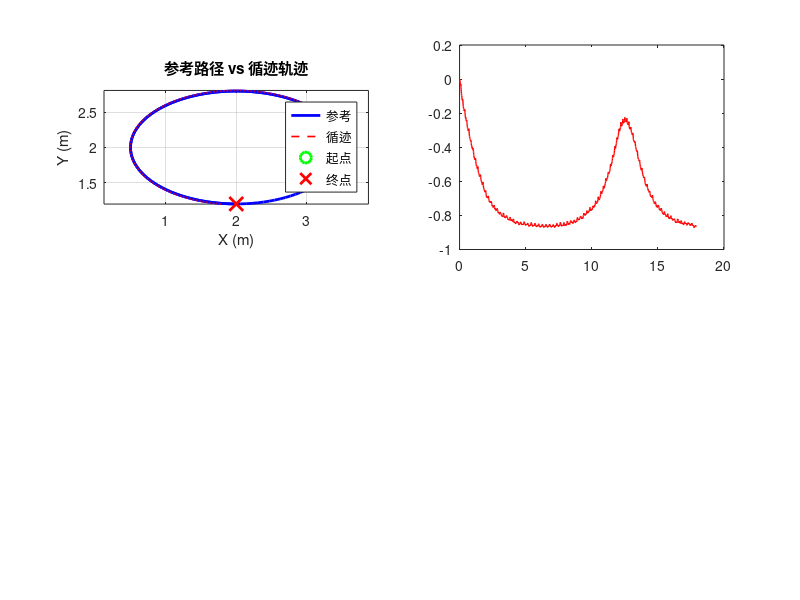

Here is the MATLAB script that generated this plot: (Note: this script raises an error after producing the figure.)
function line_following_pid(ref_path)
%LINE_FOLLOWING_PID  红外传感器 PID 循迹仿真
%   模拟 5 路 TCRT5000 红外传感器检测黑线, PID 差速纠偏
%   输入: ref_path [x, y, theta] 参考路径 (来自 Hybrid A*)

if nargin < 1                                           % 无输入时使用默认椭圆形路径
    t = linspace(0, 3.5*pi, 200);                       % 参数 t: 0~3.5π, 200 点
    ref_path = [2 + 1.5*cos(t)', 2 + 0.8*sin(t)', ...
                atan2(0.8*cos(t), -1.5*sin(t))'];       % [x, y, theta] 椭圆路径
end

%% ==================== 1. 参数设置 ====================
r_wheel = 0.09;                 % 车轮半径 [m]
L_base  = 0.52;                 % 轮距 [m]
v_nom   = 0.3;                  % 标称行驶速度 [m/s]

n_sensors  = 5;                 % 红外传感器数量
sensor_spacing = 0.04;          % 传感器间距 [m]
sensor_offsets = (-2:2) * sensor_spacing;  % 各传感器横向偏移: [-0.08, -0.04, 0, 0.04, 0.08] m
line_width = 0.03;              % 黑线检测宽度 [m]

Kp = 3.0;                       % 循迹 PID 比例增益
Ki = 0.08;                      % 循迹 PID 积分增益
Kd = 1.0;                       % 循迹 PID 微分增益

dt       = 0.01;                % 仿真步长 [s]
max_time = 80;                  % 最大仿真时长 [s]

%% ==================== 2. 路径预处理 ====================
ref_x = ref_path(:, 1);         % 参考路径 x 坐标序列
ref_y = ref_path(:, 2);         % 参考路径 y 坐标序列
n_ref = size(ref_path, 1);      % 参考路径点数
path_len = sum(hypot(diff(ref_x), diff(ref_y)));  % 路径总长度 [m]

fprintf('\n========== PID 循迹仿真 ==========\n');
fprintf('参考路径: %d 点, %.2f m\n', n_ref, path_len);

%% ==================== 3. 仿真主循环 ====================
n_steps = ceil(max_time / dt);  % 最大仿真步数
log = zeros(n_steps, 7);        % 日志: [t, x, y, theta, v, omega, lat_err]

x = ref_x(1);                   % 初始 x [m]
y = ref_y(1);                   % 初始 y [m]
theta = ref_path(1, 3);         % 初始航向角 [rad]
e_int = 0;                      % 积分项初值
e_prev = 0;                     % 上一时刻偏移量

for k = 1:n_steps
    t_now = (k-1) * dt;         % 当前仿真时间 [s]

    % --- 3.1 传感器检测 (阵列位于车体前方 80mm) ---
    fwd = 0.08;                 % 传感器阵列前向安装距离 [m]
    % 各传感器在全局坐标系中的位置: 车体中心前移 + 横向偏移
    sx = x + fwd*cos(theta) + sensor_offsets * cos(theta + pi/2);
    sy = y + fwd*sin(theta) + sensor_offsets * sin(theta + pi/2);

    % 逐传感器判断是否检测到黑线 (距参考路径小于线宽)
    sensor_state = zeros(1, n_sensors);
    for s = 1:n_sensors
        d = point_to_path(sx(s), sy(s), ref_x, ref_y);  % 传感器到参考路径的最短距离
        if d < line_width
            sensor_state(s) = 1;    % 1 表示检测到黑线
        end
    end

    % --- 3.2 偏移量计算 ---
    % 传感器权重: 左侧负, 中间零, 右侧正
    weights = -4:2:4;
    active = find(sensor_state == 1);    % 检测到黑线的传感器编号

    if ~isempty(active)
        offset = mean(weights(active));  % 加权平均偏移量
    else
        offset = e_prev * 1.5;           % 丢线时外推, 加大纠偏力矩使车体回到可检测区域
    end

    % 实际横向误差 (评估用, 计算到参考路径最近点的法向距离)
    [~, min_i] = min((ref_x - x).^2 + (ref_y - y).^2);  % 找参考路径最近点索引
    tang = ref_path(min_i, 3);           % 该点的切线方向
    lat_err = -(x - ref_x(min_i))*sin(tang) + (y - ref_y(min_i))*cos(tang);  % 横向误差 [m]

    % --- 3.3 PID 控制 ---
    e_int = e_int + offset * dt;         % 积分累加
    e_int = max(-2, min(2, e_int));      % 积分抗饱和: 限幅 ±2
    e_der = (offset - e_prev) / dt;      % 微分项
    e_prev = offset;                     % 更新上一拍偏移量

    omega = Kp * offset + Ki * e_int + Kd * e_der;  % PID 输出角速度 [rad/s]
    omega = max(-1.5, min(1.5, omega));  % 角速度限幅 ±1.5 rad/s

    % --- 3.4 差速运动学更新 ---
    x     = x + v_nom * cos(theta) * dt; % x 方向位置更新
    y     = y + v_nom * sin(theta) * dt; % y 方向位置更新
    theta = theta + omega * dt;          % 航向角更新
    theta = atan2(sin(theta), cos(theta));  % 航向角归一化到 [-π, π]

    log(k, :) = [t_now, x, y, theta, v_nom, omega, lat_err];  % 记录当前步数据

    % --- 3.5 到达终点判断 ---
    if hypot(x - ref_x(end), y - ref_y(end)) < 0.2  % 距终点小于 0.2m
        fprintf('到达终点! t = %.1f s\n', t_now);
        log = log(1:k, :);              % 截断日志
        break;
    end
end

%% ==================== 4. 性能指标计算 ====================
rms_err  = sqrt(mean(log(:,7).^2));     % 横向误差 RMS [m]
max_err  = max(abs(log(:,7)));          % 最大横向误差 [m]
final_t  = log(end, 1);                 % 仿真实际耗时 [s]

fprintf('RMS 横向误差:  %.4f m (%.1f cm)\n', rms_err, rms_err*100);
fprintf('最大横向误差:  %.4f m (%.1f cm)\n', max_err, max_err*100);
fprintf('仿真时长:      %.1f s\n', final_t);

%% ==================== 5. 结果可视化 ====================
figure('Color', 'w', 'Position', [50, 80, 1200, 500]);  % 创建图形窗口

subplot(2, 2, 1);                       % 子图1: XY 轨迹对比
plot(ref_x, ref_y, 'b-', 'LineWidth', 2); hold on;  % 参考路径 (蓝色实线)
plot(log(:,2), log(:,3), 'r--', 'LineWidth', 1.2);  % 实际轨迹 (红色虚线)
plot(ref_x(1), ref_y(1), 'go', 'MarkerSize', 10, 'LineWidth', 2);  % 起点 (绿色圆点)
plot(ref_x(end), ref_y(end), 'rx', 'MarkerSize', 10, 'LineWidth', 2);  % 终点 (红色叉号)
grid on; axis equal;                    % 网格 + 等比例坐标
xlabel('X (m)'); ylabel('Y (m)');
title('参考路径 vs 循迹轨迹');
legend('参考', '循迹', '起点', '终点', 'Location', 'best');

subplot(2, 2, 2);                       % 子图2: 横向误差曲线
plot(log(:,1), log(:,7)*100, 'r-', 'LineWidth', 1); hold on;  % 误差曲线 [cm]
yline( rms_err*100, 'b--', sprintf('RMS=%.1fcm', rms_err*100));  % RMS 线
yline(-rms_err*100, 'b--');             % -RMS 线
yline( line_width*100, 'g:');           % 线宽上界
yline(-line_width*100, 'g:');           % 线宽下界
grid on; xlabel('时间 (s)'); ylabel('误差 (cm)');
title('循迹横向误差');

subplot(2, 2, 3);                       % 子图3: 纠偏角速度
plot(log(:,1), log(:,6), 'r-', 'LineWidth', 1);  % 角速度指令曲线
grid on; xlabel('时间 (s)'); ylabel('\omega (rad/s)');
title('纠偏角速度');

subplot(2, 2, 4);                       % 子图4: 传感器布局示意图
hold on; grid on; axis equal;
rectangle('Position', [-0.10,-0.06,0.20,0.12], 'Curvature', 0.2, ...
          'EdgeColor', 'b', 'LineWidth', 2);  % 车体外轮廓
for s = 1:n_sensors
    plot(sensor_offsets(s), 0.06, 'rs', 'MarkerSize', 12, 'MarkerFaceColor', 'r');  % 传感器位置
end
plot([-0.08, 0.08], [0.06, 0.06], 'k-', 'LineWidth', 3);  % 黑线 (粗黑实线)
xlabel('横向 (m)'); ylabel('纵向 (m)');
title('5路红外传感器布局');

saveas(gcf, 'line_following_result.png');  % 保存综合结果图
fprintf('已保存: line_following_result.png\n');

% 单独保存传感器布局图 (论文插图用)
fig2 = figure('Color', 'w', 'Position', [200, 200, 350, 280]);
hold on; grid on; axis equal;
rectangle('Position', [-0.10,-0.06,0.20,0.12], 'Curvature', 0.2, ...
          'EdgeColor', 'b', 'LineWidth', 2);  % 车体外轮廓
for s = 1:n_sensors
    plot(sensor_offsets(s), 0.06, 'rs', 'MarkerSize', 12, 'MarkerFaceColor', 'r');  % 传感器位置
end
plot([-0.08, 0.08], [0.06, 0.06], 'k-', 'LineWidth', 3);  % 黑线
xlabel('横向 (m)'); ylabel('纵向 (m)');
title('5路红外传感器布局');
saveas(fig2, 'sensor_layout.png');      % 保存传感器布局图
fprintf('已保存: sensor_layout.png\n');
end

%% ======================== 辅助函数 ========================
% 点到多段线的最短距离, 用于判断传感器是否落在黑线上
function d = point_to_path(px, py, path_x, path_y)
    d = inf;                            % 初始化为无穷大
    n = length(path_x);                 % 路径点数
    for i = 1:n-1                       % 遍历每一段线段
        ax = path_x(i);   ay = path_y(i);      % 线段起点
        bx = path_x(i+1); by = path_y(i+1);    % 线段终点
        abx = bx-ax;  aby = by-ay;             % 线段向量
        apx = px-ax;  apy = py-ay;             % 点到起点的向量
        ab2 = abx^2 + aby^2;                   % 线段长度的平方
        if ab2 < 1e-10                         % 线段极短时
            t = 0;                              % 投影参数取 0
        else
            t = max(0, min(1, (apx*abx+apy*aby)/ab2));  % 投影参数, 限制在 [0,1]
        end
        cx = ax + t*abx;                       % 投影点 x
        cy = ay + t*aby;                       % 投影点 y
        d = min(d, hypot(px-cx, py-cy));       % 更新最短距离
    end
end
